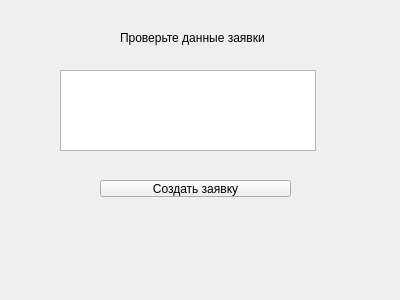
<?xml version="1.0" encoding="UTF-8"?>
<ui version="4.0">
 <class>Form</class>
 <widget class="QWidget" name="Form">
  <property name="geometry">
   <rect>
    <x>0</x>
    <y>0</y>
    <width>400</width>
    <height>300</height>
   </rect>
  </property>
  <property name="windowTitle">
   <string>Form</string>
  </property>
  <widget class="QLabel" name="label">
   <property name="geometry">
    <rect>
     <x>120</x>
     <y>30</y>
     <width>161</width>
     <height>16</height>
    </rect>
   </property>
   <property name="text">
    <string>Проверьте данные заявки</string>
   </property>
  </widget>
  <widget class="QTextBrowser" name="textBrowser">
   <property name="geometry">
    <rect>
     <x>60</x>
     <y>70</y>
     <width>256</width>
     <height>81</height>
    </rect>
   </property>
  </widget>
  <widget class="QPushButton" name="pushButton">
   <property name="geometry">
    <rect>
     <x>100</x>
     <y>180</y>
     <width>191</width>
     <height>17</height>
    </rect>
   </property>
   <property name="text">
    <string>Создать заявку</string>
   </property>
  </widget>
 </widget>
 <resources/>
 <connections/>
</ui>
